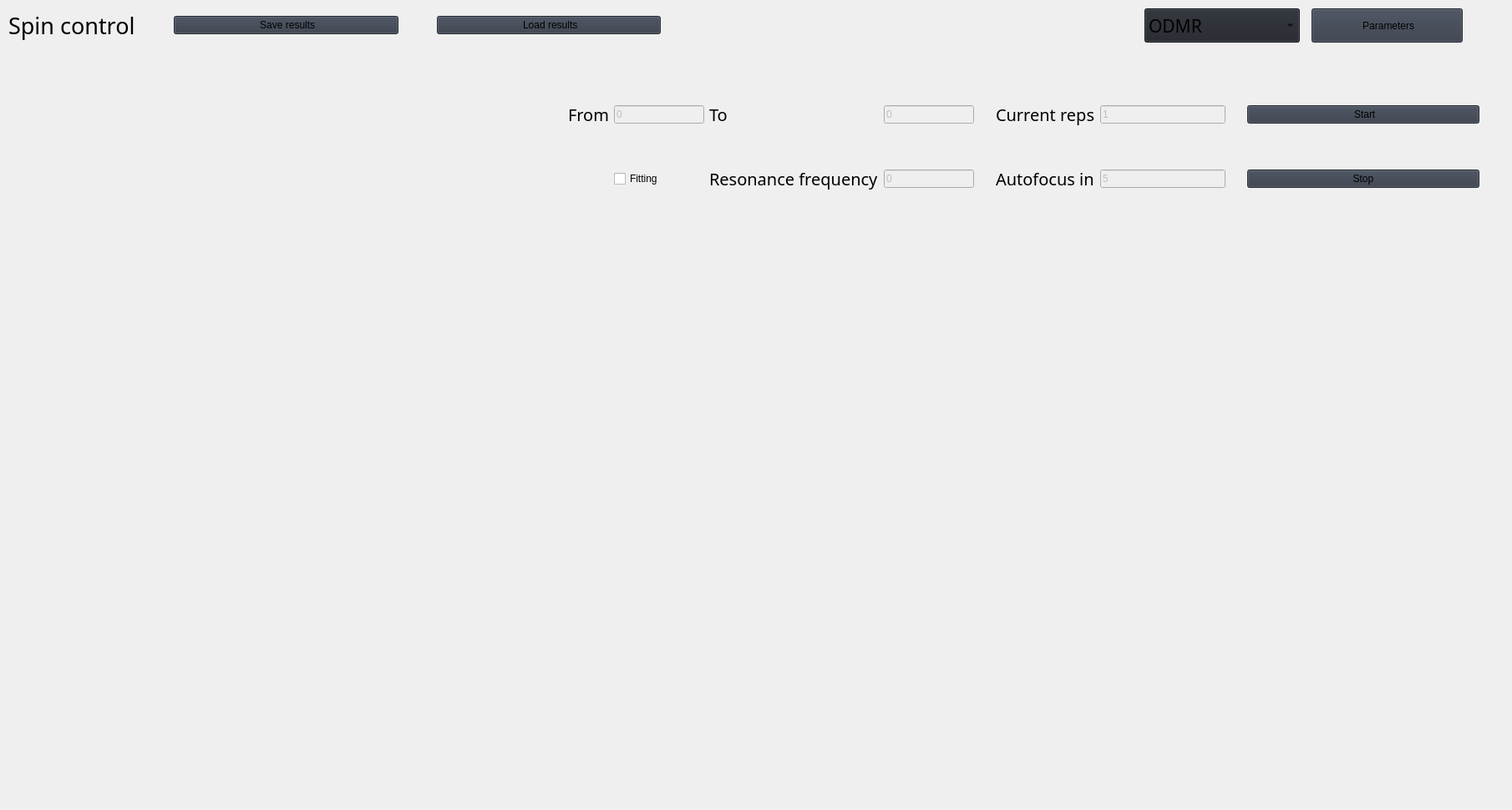
                     <widget class="QWidget" name="control">
                      <widget class="QWidget" name="horizontalLayoutWidget_9">
                       <property name="geometry">
                        <rect>
                         <x>10</x>
                         <y>10</y>
                         <width>781</width>
                         <height>41</height>
                        </rect>
                       </property>
                       <layout class="QHBoxLayout" name="horizontalLayout_17">
                        <item>
                         <widget class="QLabel" name="label_38">
                          <property name="font">
                           <font>
                            <family>Segoe UI Semibold</family>
                            <pointsize>20</pointsize>
                            <weight>7</weight>
                            <italic>false</italic>
                            <bold>false</bold>
                           </font>
                          </property>
                          <property name="styleSheet">
                           <string notr="true">font: 63 20pt &quot;Segoe UI Semibold&quot;;</string>
                          </property>
                          <property name="text">
                           <string>Spin control</string>
                          </property>
                         </widget>
                        </item>
                        <item>
                         <spacer name="horizontalSpacer_17">
                          <property name="sizeType">
                           <enum>QSizePolicy::Fixed</enum>
                          </property>
                          <property name="sizeHint" stdset="0">
                           <size>
                            <width>40</width>
                            <height>20</height>
                           </size>
                          </property>
                         </spacer>
                        </item>
                        <item>
                         <widget class="QPushButton" name="control_save">
                          <property name="sizePolicy">
                           <sizepolicy hsizetype="Expanding" vsizetype="Fixed">
                            <horstretch>0</horstretch>
                            <verstretch>0</verstretch>
                           </sizepolicy>
                          </property>
                          <property name="styleSheet">
                           <string notr="true">background-color: rgb(52, 59, 72);
font: 63 15pt &quot;Segoe UI Semibold&quot;;</string>
                          </property>
                          <property name="text">
                           <string> Save results</string>
                          </property>
                          <property name="icon">
                           <iconset>
                            <normaloff>:/icons/images/icons/cil-save.png</normaloff>:/icons/images/icons/cil-save.png</iconset>
                          </property>
                         </widget>
                        </item>
                        <item>
                         <spacer name="horizontalSpacer_28">
                          <property name="sizeType">
                           <enum>QSizePolicy::Fixed</enum>
                          </property>
                          <property name="sizeHint" stdset="0">
                           <size>
                            <width>40</width>
                            <height>20</height>
                           </size>
                          </property>
                         </spacer>
                        </item>
                        <item>
                         <widget class="QPushButton" name="control_load">
                          <property name="sizePolicy">
                           <sizepolicy hsizetype="Expanding" vsizetype="Fixed">
                            <horstretch>0</horstretch>
                            <verstretch>0</verstretch>
                           </sizepolicy>
                          </property>
                          <property name="styleSheet">
                           <string notr="true">background-color: rgb(52, 59, 72);
font: 63 15pt &quot;Segoe UI Semibold&quot;;</string>
                          </property>
                          <property name="text">
                           <string> Load results</string>
                          </property>
                          <property name="icon">
                           <iconset>
                            <normaloff>:/icons/images/icons/cil-folder-open.png</normaloff>:/icons/images/icons/cil-folder-open.png</iconset>
                          </property>
                         </widget>
                        </item>
                       </layout>
                      </widget>
                      <widget class="QFrame" name="frame_8">
                       <property name="geometry">
                        <rect>
                         <x>1360</x>
                         <y>0</y>
                         <width>401</width>
                         <height>61</height>
                        </rect>
                       </property>
                       <property name="frameShape">
                        <enum>QFrame::NoFrame</enum>
                       </property>
                       <widget class="QComboBox" name="control_type">
                        <property name="geometry">
                         <rect>
                          <x>10</x>
                          <y>10</y>
                          <width>186</width>
                          <height>41</height>
                         </rect>
                        </property>
                        <property name="maximumSize">
                         <size>
                          <width>16777215</width>
                          <height>16777211</height>
                         </size>
                        </property>
                        <property name="font">
                         <font>
                          <family>Segoe UI Semibold</family>
                          <pointsize>16</pointsize>
                          <weight>7</weight>
                          <italic>false</italic>
                          <bold>false</bold>
                         </font>
                        </property>
                        <property name="autoFillBackground">
                         <bool>false</bool>
                        </property>
                        <property name="styleSheet">
                         <string notr="true">background-color: rgb(33, 37, 43);
font: 63 16pt &quot;Segoe UI Semibold&quot;;
</string>
                        </property>
                        <property name="iconSize">
                         <size>
                          <width>16</width>
                          <height>16</height>
                         </size>
                        </property>
                        <property name="frame">
                         <bool>true</bool>
                        </property>
                        <item>
                         <property name="text">
                          <string>ODMR</string>
                         </property>
                        </item>
                        <item>
                         <property name="text">
                          <string>Rabi</string>
                         </property>
                        </item>
                        <item>
                         <property name="text">
                          <string>PODMR</string>
                         </property>
                        </item>
                        <item>
                         <property name="text">
                          <string>Ramsey</string>
                         </property>
                        </item>
                        <item>
                         <property name="text">
                          <string>XY16</string>
                         </property>
                        </item>
                        <item>
                         <property name="text">
                          <string>T1</string>
                         </property>
                        </item>
                        <item>
                         <property name="text">
                          <string>C13_Rabi</string>
                         </property>
                        </item>
                        <item>
                         <property name="text">
                          <string/>
                         </property>
                        </item>
                       </widget>
                       <widget class="QPushButton" name="control_params">
                        <property name="geometry">
                         <rect>
                          <x>210</x>
                          <y>10</y>
                          <width>181</width>
                          <height>41</height>
                         </rect>
                        </property>
                        <property name="sizePolicy">
                         <sizepolicy hsizetype="Expanding" vsizetype="Fixed">
                          <horstretch>0</horstretch>
                          <verstretch>0</verstretch>
                         </sizepolicy>
                        </property>
                        <property name="styleSheet">
                         <string notr="true">background-color: rgb(52, 59, 72);
font: 63 15pt &quot;Segoe UI Semibold&quot;;</string>
                        </property>
                        <property name="text">
                         <string> Parameters</string>
                        </property>
                        <property name="icon">
                         <iconset>
                          <normaloff>:/icons/images/icons/cil-settings.png</normaloff>:/icons/images/icons/cil-settings.png</iconset>
                        </property>
                       </widget>
                      </widget>
                      <widget class="QFrame" name="frame_9">
                       <property name="geometry">
                        <rect>
                         <x>10</x>
                         <y>70</y>
                         <width>651</width>
                         <height>211</height>
                        </rect>
                       </property>
                       <property name="frameShape">
                        <enum>QFrame::NoFrame</enum>
                       </property>
                       <widget class="QWidget" name="verticalLayoutWidget_5">
                        <property name="geometry">
                         <rect>
                          <x>10</x>
                          <y>10</y>
                          <width>631</width>
                          <height>191</height>
                         </rect>
                        </property>
                        <layout class="QVBoxLayout" name="control_autofocus">
                         <property name="spacing">
                          <number>0</number>
                         </property>
                        </layout>
                       </widget>
                      </widget>
                      <widget class="QFrame" name="frame_11">
                       <property name="geometry">
                        <rect>
                         <x>10</x>
                         <y>290</y>
                         <width>1791</width>
                         <height>671</height>
                        </rect>
                       </property>
                       <property name="frameShape">
                        <enum>QFrame::NoFrame</enum>
                       </property>
                       <widget class="QWidget" name="control_average_widget" native="true">
                        <property name="geometry">
                         <rect>
                          <x>10</x>
                          <y>-10</y>
                          <width>1771</width>
                          <height>671</height>
                         </rect>
                        </property>
                        <widget class="QWidget" name="verticalLayoutWidget_6">
                         <property name="geometry">
                          <rect>
                           <x>-80</x>
                           <y>20</y>
                           <width>1961</width>
                           <height>321</height>
                          </rect>
                         </property>
                         <layout class="QVBoxLayout" name="control_average_layout">
                          <property name="spacing">
                           <number>0</number>
                          </property>
                         </layout>
                        </widget>
                        <widget class="QWidget" name="verticalLayoutWidget_7">
                         <property name="geometry">
                          <rect>
                           <x>-80</x>
                           <y>350</y>
                           <width>1961</width>
                           <height>321</height>
                          </rect>
                         </property>
                         <layout class="QVBoxLayout" name="control_contrast_layout">
                          <property name="spacing">
                           <number>0</number>
                          </property>
                         </layout>
                        </widget>
                       </widget>
                      </widget>
                      <widget class="QFrame" name="frame_10">
                       <property name="geometry">
                        <rect>
                         <x>670</x>
                         <y>70</y>
                         <width>1131</width>
                         <height>211</height>
                        </rect>
                       </property>
                       <property name="frameShape">
                        <enum>QFrame::NoFrame</enum>
                       </property>
                       <widget class="QWidget" name="gridLayoutWidget_13">
                        <property name="geometry">
                         <rect>
                          <x>10</x>
                          <y>10</y>
                          <width>1111</width>
                          <height>191</height>
                         </rect>
                        </property>
                        <layout class="QGridLayout" name="gridLayout_11">
                         <item row="1" column="7">
                          <spacer name="horizontalSpacer_15">
                           <property name="sizeType">
                            <enum>QSizePolicy::Fixed</enum>
                           </property>
                           <property name="sizeHint" stdset="0">
                            <size>
                             <width>20</width>
                             <height>20</height>
                            </size>
                           </property>
                          </spacer>
                         </item>
                         <item row="0" column="8">
                          <widget class="QPushButton" name="control_start">
                           <property name="sizePolicy">
                            <sizepolicy hsizetype="Preferred" vsizetype="Fixed">
                             <horstretch>0</horstretch>
                             <verstretch>0</verstretch>
                            </sizepolicy>
                           </property>
                           <property name="styleSheet">
                            <string notr="true">background-color: rgb(52, 59, 72);
font: 63 15pt &quot;Segoe UI Semibold&quot;;</string>
                           </property>
                           <property name="text">
                            <string> Start</string>
                           </property>
                           <property name="icon">
                            <iconset>
                             <normaloff>:/icons/images/icons/cil-media-play.png</normaloff>:/icons/images/icons/cil-media-play.png</iconset>
                           </property>
                          </widget>
                         </item>
                         <item row="1" column="6">
                          <widget class="QLineEdit" name="autofocus_in">
                           <property name="enabled">
                            <bool>false</bool>
                           </property>
                           <property name="sizePolicy">
                            <sizepolicy hsizetype="Preferred" vsizetype="Fixed">
                             <horstretch>0</horstretch>
                             <verstretch>0</verstretch>
                            </sizepolicy>
                           </property>
                           <property name="maximumSize">
                            <size>
                             <width>150</width>
                             <height>16777215</height>
                            </size>
                           </property>
                           <property name="styleSheet">
                            <string notr="true">font: 63 20pt &quot;Segoe UI Semibold&quot;;</string>
                           </property>
                           <property name="text">
                            <string>5</string>
                           </property>
                          </widget>
                         </item>
                         <item row="0" column="9">
                          <spacer name="horizontalSpacer_10">
                           <property name="sizeType">
                            <enum>QSizePolicy::Fixed</enum>
                           </property>
                           <property name="sizeHint" stdset="0">
                            <size>
                             <width>20</width>
                             <height>20</height>
                            </size>
                           </property>
                          </spacer>
                         </item>
                         <item row="0" column="4">
                          <spacer name="horizontalSpacer_36">
                           <property name="sizeType">
                            <enum>QSizePolicy::Fixed</enum>
                           </property>
                           <property name="sizeHint" stdset="0">
                            <size>
                             <width>20</width>
                             <height>20</height>
                            </size>
                           </property>
                          </spacer>
                         </item>
                         <item row="0" column="5">
                          <widget class="QLabel" name="label_39">
                           <property name="enabled">
                            <bool>true</bool>
                           </property>
                           <property name="sizePolicy">
                            <sizepolicy hsizetype="Preferred" vsizetype="Preferred">
                             <horstretch>0</horstretch>
                             <verstretch>0</verstretch>
                            </sizepolicy>
                           </property>
                           <property name="font">
                            <font>
                             <family>Segoe UI Semibold</family>
                             <pointsize>15</pointsize>
                             <weight>7</weight>
                             <italic>false</italic>
                             <bold>false</bold>
                            </font>
                           </property>
                           <property name="styleSheet">
                            <string notr="true">font: 63 15pt &quot;Segoe UI Semibold&quot;;</string>
                           </property>
                           <property name="text">
                            <string>Current reps</string>
                           </property>
                           <property name="wordWrap">
                            <bool>true</bool>
                           </property>
                           <property name="textInteractionFlags">
                            <set>Qt::NoTextInteraction</set>
                           </property>
                          </widget>
                         </item>
                         <item row="1" column="5">
                          <widget class="QLabel" name="label_40">
                           <property name="enabled">
                            <bool>true</bool>
                           </property>
                           <property name="sizePolicy">
                            <sizepolicy hsizetype="Preferred" vsizetype="Preferred">
                             <horstretch>0</horstretch>
                             <verstretch>0</verstretch>
                            </sizepolicy>
                           </property>
                           <property name="font">
                            <font>
                             <family>Segoe UI Semibold</family>
                             <pointsize>15</pointsize>
                             <weight>7</weight>
                             <italic>false</italic>
                             <bold>false</bold>
                            </font>
                           </property>
                           <property name="styleSheet">
                            <string notr="true">font: 63 15pt &quot;Segoe UI Semibold&quot;;</string>
                           </property>
                           <property name="text">
                            <string>Autofocus in</string>
                           </property>
                           <property name="wordWrap">
                            <bool>true</bool>
                           </property>
                           <property name="textInteractionFlags">
                            <set>Qt::NoTextInteraction</set>
                           </property>
                          </widget>
                         </item>
                         <item row="0" column="1">
                          <widget class="QLineEdit" name="fit_from">
                           <property name="enabled">
                            <bool>false</bool>
                           </property>
                           <property name="sizePolicy">
                            <sizepolicy hsizetype="Preferred" vsizetype="Fixed">
                             <horstretch>0</horstretch>
                             <verstretch>0</verstretch>
                            </sizepolicy>
                           </property>
                           <property name="maximumSize">
                            <size>
                             <width>150</width>
                             <height>16777215</height>
                            </size>
                           </property>
                           <property name="styleSheet">
                            <string notr="true">font: 63 20pt &quot;Segoe UI Semibold&quot;;</string>
                           </property>
                           <property name="text">
                            <string>0</string>
                           </property>
                          </widget>
                         </item>
                         <item row="0" column="2">
                          <widget class="QLabel" name="label_42">
                           <property name="enabled">
                            <bool>true</bool>
                           </property>
                           <property name="sizePolicy">
                            <sizepolicy hsizetype="Preferred" vsizetype="Preferred">
                             <horstretch>0</horstretch>
                             <verstretch>0</verstretch>
                            </sizepolicy>
                           </property>
                           <property name="font">
                            <font>
                             <family>Segoe UI Semibold</family>
                             <pointsize>15</pointsize>
                             <weight>7</weight>
                             <italic>false</italic>
                             <bold>false</bold>
                            </font>
                           </property>
                           <property name="styleSheet">
                            <string notr="true">font: 63 15pt &quot;Segoe UI Semibold&quot;;</string>
                           </property>
                           <property name="text">
                            <string>To</string>
                           </property>
                           <property name="wordWrap">
                            <bool>true</bool>
                           </property>
                           <property name="textInteractionFlags">
                            <set>Qt::NoTextInteraction</set>
                           </property>
                          </widget>
                         </item>
                         <item row="1" column="8">
                          <widget class="QPushButton" name="control_stop">
                           <property name="sizePolicy">
                            <sizepolicy hsizetype="Expanding" vsizetype="Fixed">
                             <horstretch>0</horstretch>
                             <verstretch>0</verstretch>
                            </sizepolicy>
                           </property>
                           <property name="styleSheet">
                            <string notr="true">background-color: rgb(52, 59, 72);
font: 63 15pt &quot;Segoe UI Semibold&quot;;</string>
                           </property>
                           <property name="text">
                            <string>Stop</string>
                           </property>
                           <property name="icon">
                            <iconset>
                             <normaloff>:/icons/images/icons/cil-media-pause.png</normaloff>:/icons/images/icons/cil-media-pause.png</iconset>
                           </property>
                          </widget>
                         </item>
                         <item row="0" column="7">
                          <spacer name="horizontalSpacer_14">
                           <property name="sizeType">
                            <enum>QSizePolicy::Fixed</enum>
                           </property>
                           <property name="sizeHint" stdset="0">
                            <size>
                             <width>20</width>
                             <height>20</height>
                            </size>
                           </property>
                          </spacer>
                         </item>
                         <item row="0" column="6">
                          <widget class="QLineEdit" name="reps">
                           <property name="enabled">
                            <bool>false</bool>
                           </property>
                           <property name="sizePolicy">
                            <sizepolicy hsizetype="Expanding" vsizetype="Fixed">
                             <horstretch>0</horstretch>
                             <verstretch>0</verstretch>
                            </sizepolicy>
                           </property>
                           <property name="maximumSize">
                            <size>
                             <width>150</width>
                             <height>16777215</height>
                            </size>
                           </property>
                           <property name="styleSheet">
                            <string notr="true">font: 63 20pt &quot;Segoe UI Semibold&quot;;</string>
                           </property>
                           <property name="text">
                            <string>1</string>
                           </property>
                          </widget>
                         </item>
                         <item row="0" column="0">
                          <widget class="QLabel" name="label_41">
                           <property name="enabled">
                            <bool>true</bool>
                           </property>
                           <property name="sizePolicy">
                            <sizepolicy hsizetype="Preferred" vsizetype="Preferred">
                             <horstretch>0</horstretch>
                             <verstretch>0</verstretch>
                            </sizepolicy>
                           </property>
                           <property name="font">
                            <font>
                             <family>Segoe UI Semibold</family>
                             <pointsize>15</pointsize>
                             <weight>7</weight>
                             <italic>false</italic>
                             <bold>false</bold>
                            </font>
                           </property>
                           <property name="styleSheet">
                            <string notr="true">font: 63 15pt &quot;Segoe UI Semibold&quot;;</string>
                           </property>
                           <property name="text">
                            <string>From</string>
                           </property>
                           <property name="wordWrap">
                            <bool>true</bool>
                           </property>
                           <property name="textInteractionFlags">
                            <set>Qt::NoTextInteraction</set>
                           </property>
                          </widget>
                         </item>
                         <item row="0" column="3">
                          <widget class="QLineEdit" name="fit_to">
                           <property name="enabled">
                            <bool>false</bool>
                           </property>
                           <property name="sizePolicy">
                            <sizepolicy hsizetype="Preferred" vsizetype="Fixed">
                             <horstretch>0</horstretch>
                             <verstretch>0</verstretch>
                            </sizepolicy>
                           </property>
                           <property name="maximumSize">
                            <size>
                             <width>150</width>
                             <height>16777215</height>
                            </size>
                           </property>
                           <property name="styleSheet">
                            <string notr="true">font: 63 20pt &quot;Segoe UI Semibold&quot;;</string>
                           </property>
                           <property name="text">
                            <string>0</string>
                           </property>
                          </widget>
                         </item>
                         <item row="1" column="3">
                          <widget class="QLineEdit" name="fit_result">
                           <property name="enabled">
                            <bool>false</bool>
                           </property>
                           <property name="sizePolicy">
                            <sizepolicy hsizetype="Preferred" vsizetype="Fixed">
                             <horstretch>0</horstretch>
                             <verstretch>0</verstretch>
                            </sizepolicy>
                           </property>
                           <property name="maximumSize">
                            <size>
                             <width>150</width>
                             <height>16777215</height>
                            </size>
                           </property>
                           <property name="styleSheet">
                            <string notr="true">font: 63 20pt &quot;Segoe UI Semibold&quot;;</string>
                           </property>
                           <property name="text">
                            <string>0</string>
                           </property>
                          </widget>
                         </item>
                         <item row="1" column="2">
                          <widget class="QLabel" name="label_43">
                           <property name="enabled">
                            <bool>true</bool>
                           </property>
                           <property name="sizePolicy">
                            <sizepolicy hsizetype="Preferred" vsizetype="Preferred">
                             <horstretch>0</horstretch>
                             <verstretch>0</verstretch>
                            </sizepolicy>
                           </property>
                           <property name="font">
                            <font>
                             <family>Segoe UI Semibold</family>
                             <pointsize>15</pointsize>
                             <weight>7</weight>
                             <italic>false</italic>
                             <bold>false</bold>
                            </font>
                           </property>
                           <property name="styleSheet">
                            <string notr="true">font: 63 15pt &quot;Segoe UI Semibold&quot;;</string>
                           </property>
                           <property name="text">
                            <string>Resonance frequency</string>
                           </property>
                           <property name="wordWrap">
                            <bool>true</bool>
                           </property>
                           <property name="textInteractionFlags">
                            <set>Qt::NoTextInteraction</set>
                           </property>
                          </widget>
                         </item>
                         <item row="1" column="1">
                          <widget class="QCheckBox" name="control_fitting">
                           <property name="styleSheet">
                            <string notr="true">font: 63 15pt &quot;Segoe UI Semibold&quot;;</string>
                           </property>
                           <property name="text">
                            <string>Fitting</string>
                           </property>
                          </widget>
                         </item>
                        </layout>
                       </widget>
                      </widget>
                     </widget>
